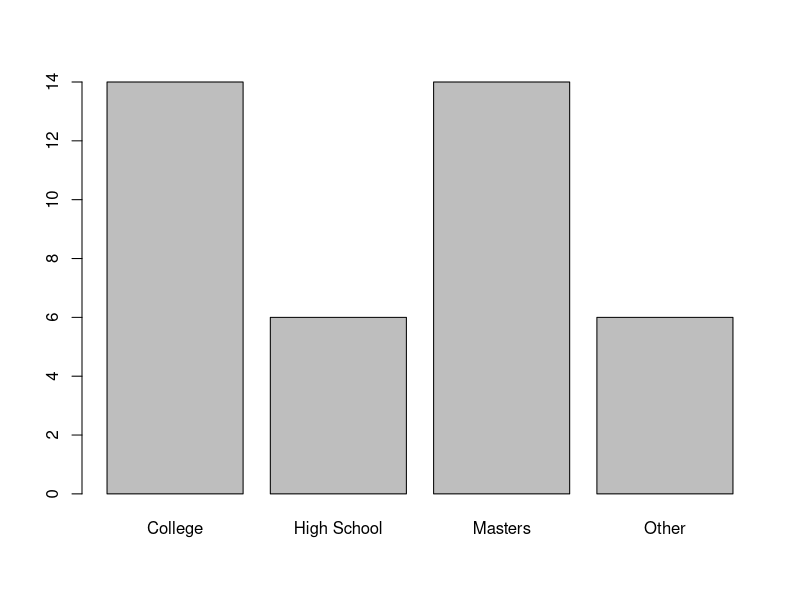
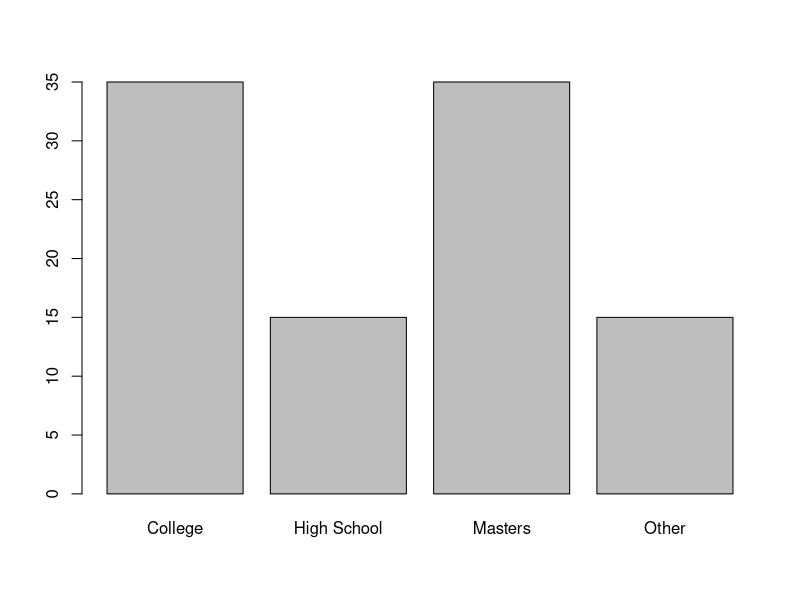
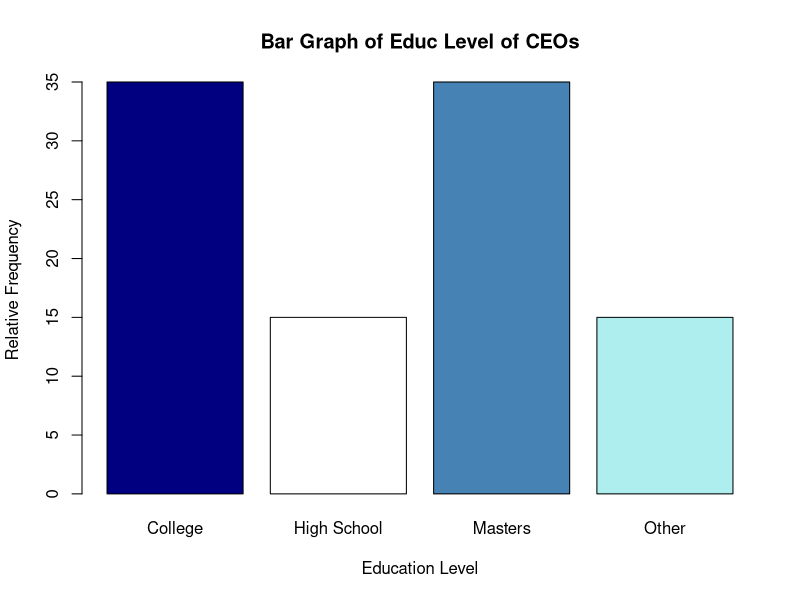
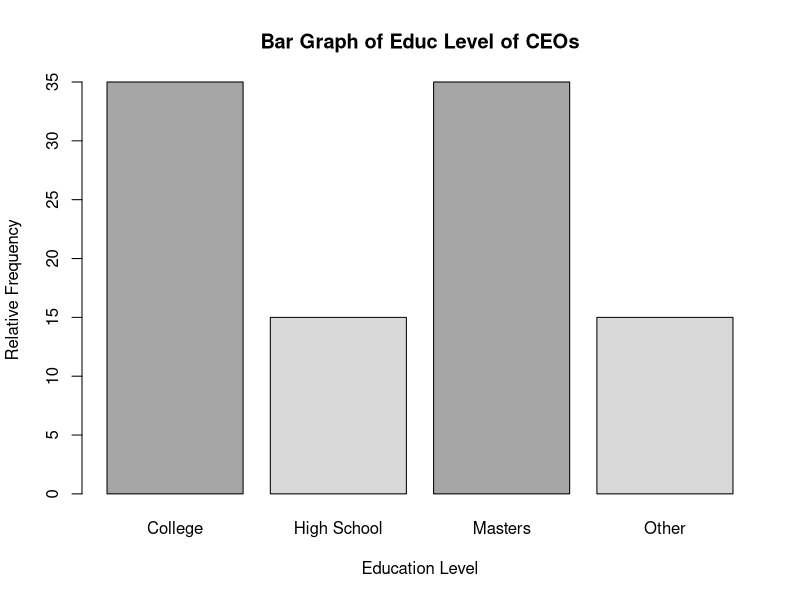
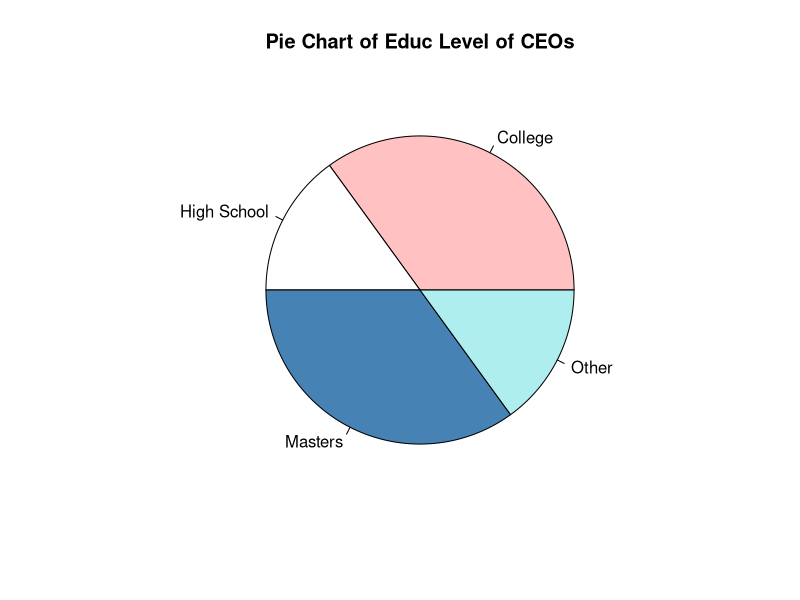
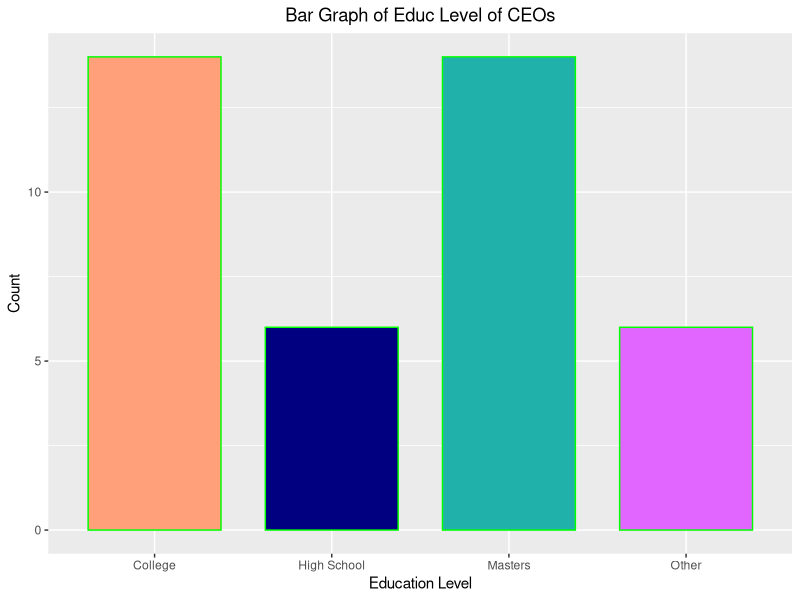
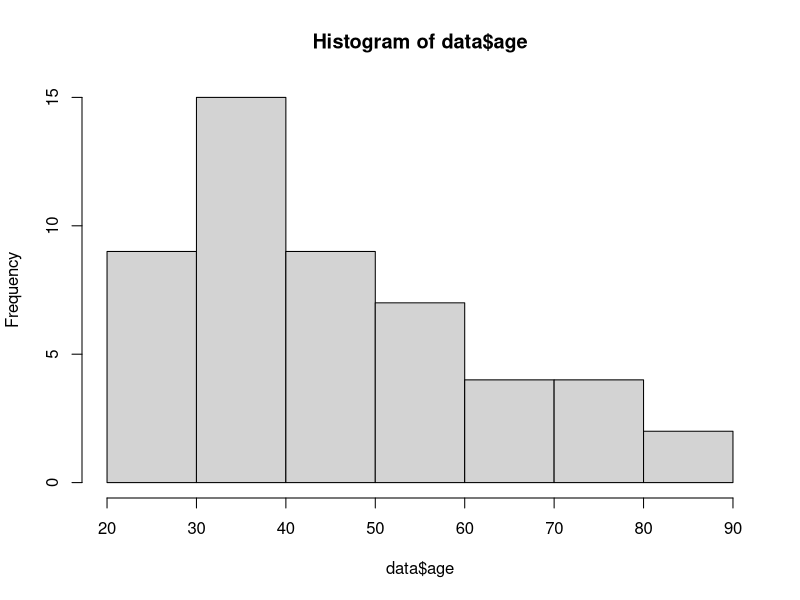
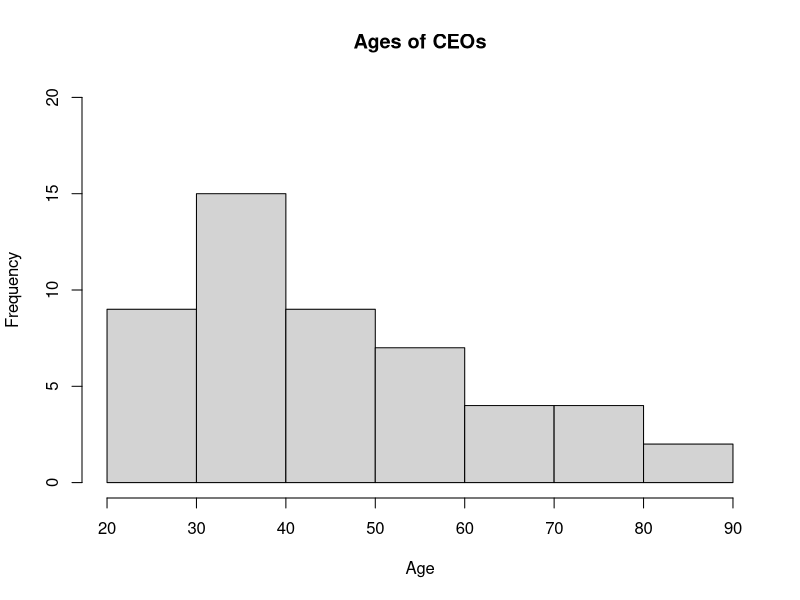

Write the R code that produced these figures, in order.
getwd()
setwd("C:\\Users\\heath\\Documents\\CS 555\\Teaching\\Week1\\Module1")
getwd()


#1st Example - Qualitative Data summaries
#No row names in file is default. Header=TRUE is default.
data<-read.csv("ceo.csv", header=TRUE)
data

nrow(data)
ncol(data)
head(data)
tail(data)

table(data$edlevel)

relfreq<-table(data$edlevel)/nrow(data)*100
relfreq

sum(relfreq)

prop.table(table(data$edlevel))

barplot(table(data$edlevel))

barplot(relfreq)

barplot(relfreq, main="Bar Graph of Educ Level of CEOs", 
xlab = "Education Level" , ylab= "Relative Frequency",
col=c("navy","white","steelblue","paleturquoise2"))

barplot(relfreq, main="Bar Graph of Educ Level of CEOs", 
xlab = "Education Level" , ylab= "Relative Frequency",
col=gray(1-relfreq/100))

help(gray)

pie(table(data$edlevel), col=c("rosybrown1","white","steelblue","paleturquoise2"),
    main="Pie Chart of Educ Level of CEOs")

#install.packages("ggplot2")
library(ggplot2)

ggplot(data, aes(x=edlevel))+
geom_bar(width = .75, fill = c("lightsalmon","navy","lightseagreen","mediumorchid1"), color = "green")+
xlab("Education Level")+ylab("Count")+ggtitle("Bar Graph of Educ Level of CEOs")+ theme(plot.title = element_text(hjust = 0.5))


#2nd Example - Quantitative Data summaries

data <- read.csv("ages.csv")
data

mean(data$age)
median(data$age)
min(data$age)
max(data$age)
var(data$age)
sd(data$age)
sqrt(var(data$age))
quantile(data$age)
quantile(data$age,.15)
quantile(data$age,.10)

summary(data$age)
sd(data$age)



hist(data$age)
x<-hist(data$age, xlab="Age", main="Ages of CEOs", ylim=c(0,20))
x

hist(data$age,breaks=c(20,30,40,50,60,70,80,90))
hist(data$age,breaks=seq(20, 90, by=10))

help(hist)

hist(data$age,3)
hist(data$age,6)
hist(data$age,20)
hist(data$age,50)

par(mfrow=c(1, 1)) 
ggplot(data, aes(x=age))+geom_histogram(binwidth=10, fill = "white", color = "black") +
  scale_x_continuous(breaks = seq(15, 85, 10))

boxplot(data$age)


#Areas under Std Normal Curve


pnorm(1.53) 

qnorm(.9369916)


#Example - Birth Weights and the Normal Distribution

#a
pnorm(4100, mean=3500, sd = 500)
pnorm(1.2)

#or

z<-(4100-3500)/500
z
pnorm(z)

#b
1-pnorm(3200, mean=3500, sd = 500)

##or

pnorm(3200, mean=3500, sd = 500, lower.tail=FALSE)


#c
pnorm(3750, mean=3500, sd = 500) - pnorm(3250, mean=3500, sd = 500)


#Example - IQ scores
sd_xbar=10/sqrt(40)
mean_xbar=100

pnorm(95, mean=mean_xbar, sd = sd_xbar) - pnorm(90, mean=mean_xbar, sd = sd_xbar)

